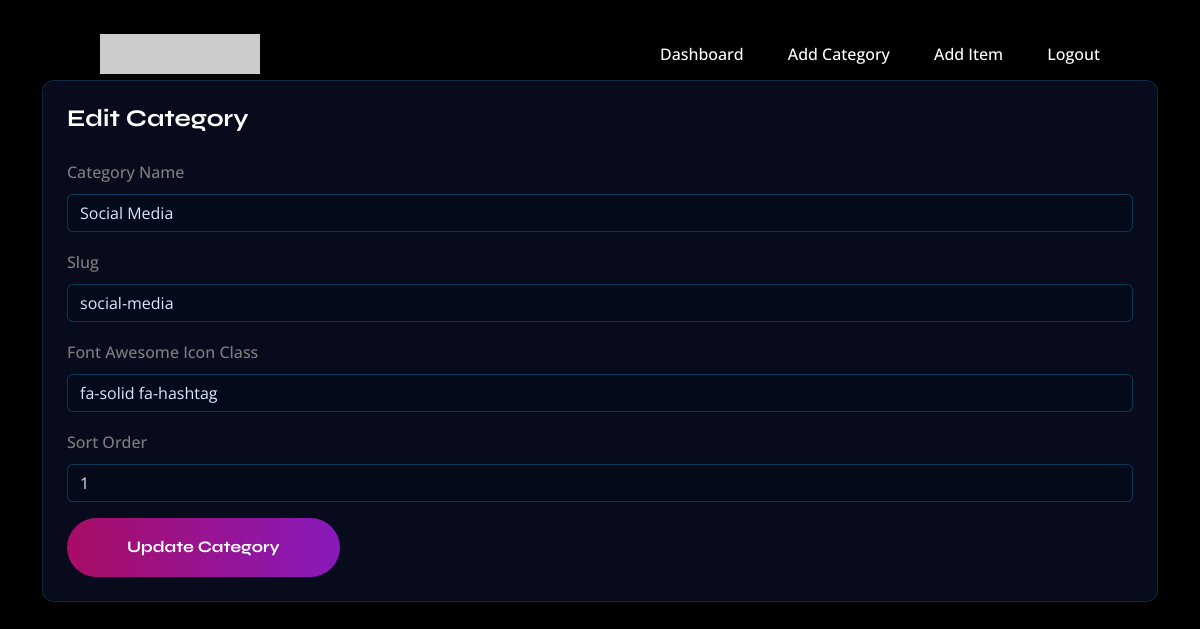
The app's page /admin/category_edit.php?id=1 (signed in) with its own data.
### tables this page shows
CREATE TABLE IF NOT EXISTS `portfolio_categories` (
  `id` INT AUTO_INCREMENT PRIMARY KEY,
  `name` VARCHAR(191) NOT NULL,
  `slug` VARCHAR(191) NOT NULL UNIQUE,
  `icon_class` VARCHAR(191) NOT NULL,
  `sort_order` INT DEFAULT 0,
  `created_at` TIMESTAMP DEFAULT CURRENT_TIMESTAMP
);

### admin/helpers.php (called while the page is built, shortened)
<?php
function admin_escape(string $value): string
{
    return htmlspecialchars($value, ENT_QUOTES, "UTF-8");
}

### admin/category_edit.php (the view, shortened to what this page needs)
<?php
$id = (int) ($_GET["id"] ?? 0);
$db = db_connect();
$stmt = $db->prepare("SELECT * FROM portfolio_categories WHERE id = ?");
$stmt->bind_param("i", $id);
$stmt->execute();
$result = $stmt->get_result();
$category = $result->fetch_assoc();
$name = $category["name"];
$slug = $category["slug"];
$iconClass = $category["icon_class"];
$sortOrder = (int) $category["sort_order"];
include __DIR__ . "/partials_header.php";
?>
<div class="admin-card">
    <h3 class="mb-4">Edit Category</h3>
    <form method="post">
        <div class="mb-3">
            <label class="form-label">Category Name</label>
            <input type="text" name="name" class="form-control admin-input" value="<?php echo admin_escape($name); ?>"
                required />
        </div>
        <div class="mb-3">
            <label class="form-label">Slug</label>
            <input type="text" name="slug" class="form-control admin-input"
                value="<?php echo admin_escape($slug); ?>" />
        </div>
        <div class="mb-3">
            <label class="form-label">Font Awesome Icon Class</label>
            <input type="text" name="icon_class" class="form-control admin-input"
                value="<?php echo admin_escape($iconClass); ?>" required />
        </div>
        <div class="mb-3">
            <label class="form-label">Sort Order</label>
            <input type="number" name="sort_order" class="form-control admin-input"
                value="<?php echo admin_escape((string) $sortOrder); ?>" />
        </div>
        <button class="theme-btn" type="submit">Update Category</button>
    </form>
</div>
<?php include __DIR__ . "/partials_footer.php"; ?>

### admin/partials_header.php (style rules this page uses)
.admin-card { background: rgba(10, 17, 40, 0.7); border: 1px solid rgba(14, 165, 233, 0.2); border-radius: 12px; padding: 24px; }
.admin-input { background: rgba(4, 10, 25, 0.8); border: 1px solid rgba(14, 165, 233, 0.3); color: #dbe6ff; }

### records on screen
portfolio_categories: name "Social Media", slug "social-media", icon_class "fa-solid fa-hashtag", sort_order "1"
